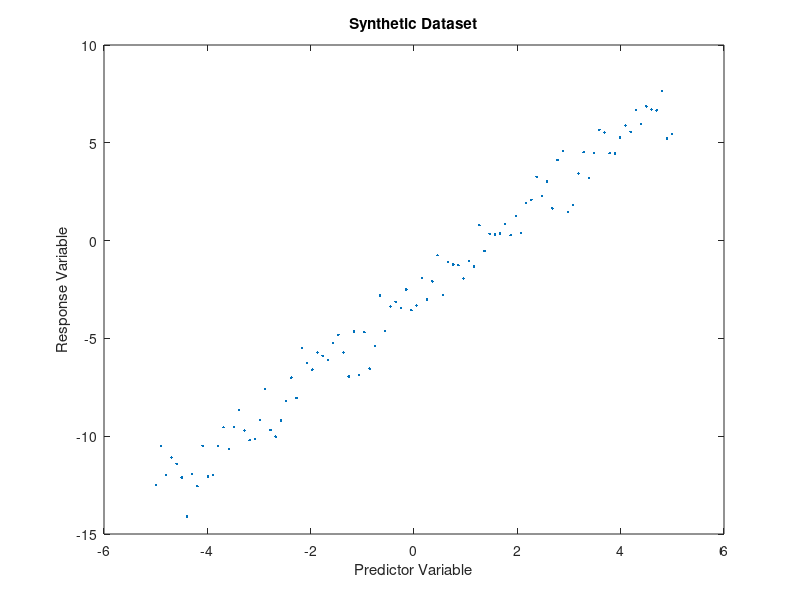

Source code (MATLAB): (Note: this script raises an error after producing the figure.)
% Create a synthetic dataset
n = 100; % Number of data points
x_var = linspace(-5, 5, n)'; % Predictor variable
true_slope = 2; % True slope
true_intercept = -3; % True intercept
noise = randn(n, 1); % Gaussian noise
y_var = true_slope * x_var + true_intercept + noise; % Response variable

% Plot the initial data
figure;
plot(x_var, y_var, '.');
xlabel('Predictor Variable');
ylabel('Response Variable');
title('Synthetic Dataset');

% Initialize variables
slope = 0;
intercept = 0;

% Calculate initial prediction and error
yhat = slope * x_var + intercept;
error = sum((y_var - yhat).^2);

% Define the gradient functions using symbolic computation
syms x y m b;
errorFunc = (y - (m*x + b))^2;
gradSlope = matlabFunction(-2 * x * (-b - m*x + y), 'Vars', [x y m b]);
gradIntercept = matlabFunction(2*b + 2*m*x - 2*y, 'Vars', [x y m b]);

% Gradient Descent parameters
learning_rate = 0.001;
n_iter = 1000;

% Arrays to store the results
slopes = zeros(1, n_iter);
intercepts = zeros(1, n_iter);
errors = zeros(1, n_iter);
slopes(1) = slope;
intercepts(1) = intercept;
errors(1) = error;

% Gradient functions revised to ensure scalar output
gradSlope = matlabFunction(-2 * sum(x * (-b - m*x + y)), 'Vars', [x y m b]);
gradIntercept = matlabFunction(2 * sum(b + m*x - y), 'Vars', [x y m b]);

% Gradient Descent Loop
for i = 2:n_iter
    prevSlope = slopes(i-1);
    prevIntercept = intercepts(i-1);
    
    % Calculate gradients for each data point
    gradSlopeVals = -2 * x_var .* (-prevIntercept - prevSlope * x_var + y_var);
    gradInterceptVals = -2 * (-prevIntercept - prevSlope * x_var + y_var);

    % Summing up the gradients to get a single update value
    gradSlopeSum = sum(gradSlopeVals);
    gradInterceptSum = sum(gradInterceptVals);
    
    % Update slope and intercept
    newSlope = prevSlope - learning_rate * gradSlopeSum;
    newIntercept = prevIntercept - learning_rate * gradInterceptSum;
    
    % Predict and calculate new error
    yhat = x_var .* newSlope + newIntercept; 
    error = sum((y_var - yhat).^2);

    % Store the results
    slopes(i) = newSlope;
    intercepts(i) = newIntercept;
    errors(i) = error;
end

% Plot the error over iterations
figure('Position', [100, 100, 1024, 768]) % This sets the figure window size to 1024x768 pixels
subplot(1,2,1);
plot(errors);
xlabel('Iteration');
ylabel('Sum of Squared Errors (SSE)');
title('Error over Iterations');

% Plot the regression lines over iterations
subplot(1,2,2);
plot(x_var, y_var, '.');
hold on;
plot(x_var, x_var * slopes(1) + intercepts(1), 'r', 'DisplayName', 'Iteration 0');
plot(x_var, x_var * slopes(10) + intercepts(10), 'g', 'DisplayName', 'Iteration 10');
plot(x_var, x_var * slopes(1000) + intercepts(1000), 'b', 'DisplayName', 'Iteration 1000');
hold off;
xlabel('Predictor Variable');
ylabel('Response Variable');
legend show;
title('Regression Line Progression');

% Display final slope, intercept, and error
disp(['Final Slope: ', num2str(slopes(end))]);
disp(['Final Intercept: ', num2str(intercepts(end))]);
disp(['Final Error: ', num2str(errors(end))]);
